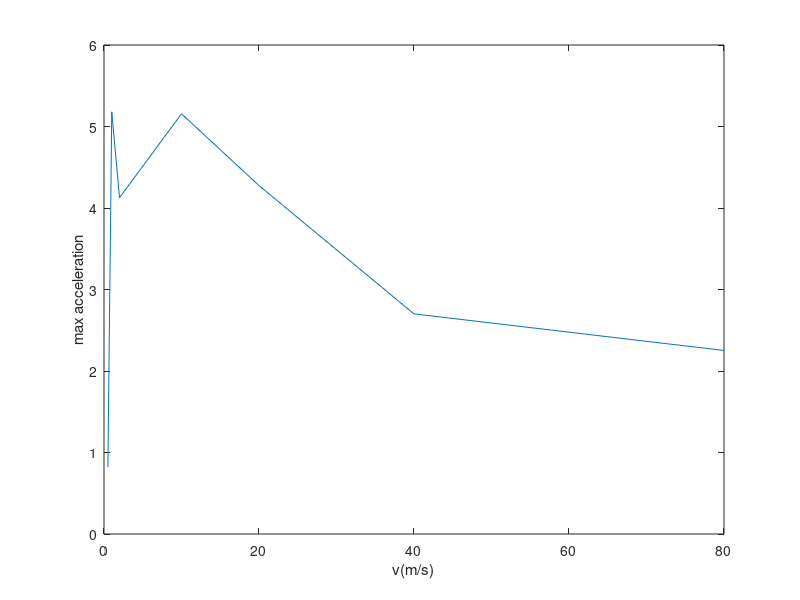

This figure's MATLAB source:
clc;
clear all;
%Parameters and Values
m1=270;%Kg
m2=520;
m3=340;
m4=4400;
m5=12500;
kt1=847000;%N/m
kt2=2000000;
kt3=2000000;
ks1=300000;
ks2=967430;
ks3=155800;
ks4=20000000;
cd4=200000;%Ns/m
cs1=10000;
cs2=27627;
cs3=44506;
l1=1.2;%m
l2=4.8;
l3=4;
l4=4.134;
l5=6.973;
I1=18311;%kgm^2
I2=251900;
M=[m1 0   0  0  0  0  0;
   0  m2  0  0  0  0  0;
   0  0   m3 0  0  0  0
   0  0   0  m4 0  0  0;
   0  0   0  0  m5 0  0;
   0  0   0  0  0  I1 0;
   0  0   0  0  0  0  I2];


K=[kt1+ks1 0 0 -ks1 0 ks1*l1 0;
    0 kt2+ks2 0 -ks2 0 -ks2*l2 0;
    0 0 kt3+ks3 0 -ks3 0 -ks3*l3;
    -ks1 -ks2 0 ks1+ks2+ks4 -ks4 -ks1*l1+ks2*l2+ks4*l4 ks4*l5;
    0 0 -ks3 -ks4 ks3+ks4 -ks4*l4 ks3*l3-ks4*l5;
    ks1*l1 -ks2*l2 0 -ks1*l1+ks2*l2+ks4*l4 -ks4*l4 ks2*l2^2+ks4*l4^2+ks1*l1^2 ks4*l5*l4;
    0 0 -ks3*l3 ks4*l5 -ks4*l5+ks3*l3 ks4*l4*l5 ks4*l5^2+ks3*l3^2];


C=[cs1 0 0 -cs1 0 cs1*l1 0;
    0 cs2 0 -cs2 0 -cs2*l2 0;
    0 0 cs3 0 -cs3 0 -cs3*l3;
    -cs1 -cs2 0 cs1+cs2+cd4 -cd4 -cs1*l1+cs2*l2+cd4*l4 cd4*l5;
    0 0 -cs3 -cd4 cs3+cd4 -cd4*l4 cs3*l3-cd4*l5;
    cs1*l1 -cs2*l2 0 cs2*l2-cs1*l1+cd4*l4 -cd4*l4 cs2*l2^2+cs1*l1^2+cd4*l4^2 cd4*l5*l4;
    0 0 -cs3*l3 cd4*l5 -cd4*l5+cs3*l3 cd4*l4*l5 cd4*l5^2+cs3*l3^2];

A=inv(M)* K;
[U , omega2]=eig(A);
omega=sqrt(omega2);

%% Q5 acceleration
amax=[8.196e-01,5.18,4.126,5.156,4.275,2.701,2.252];
v=[0.5,1,2,10,20,40,80];

plot(v,amax)
xlabel('v(m/s)')
ylabel('max acceleration')













































































































































































































































